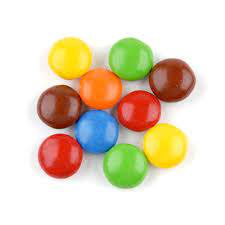
#> input picture getting_started_with_images/tracking1.jfif, 225 x 225 px
$ python 34.circle_detection_opencv.py
#> lines starting #> are read from the running program, lines starting #| are printed output that depends on the picture; after the words box and inside, x2 and y2 are one past the last pixel; in counts of white or black regions, pixels touching at a corner belong together
import cv2
import numpy as np

img= cv2.imread('tracking1.jfif')
#> img is the input picture: shape (225, 225, 3); mean B, G, R 193.3, 214.8, 227.2
output = img.copy()
gray = cv2.cvtColor(img, cv2.COLOR_BGR2GRAY)
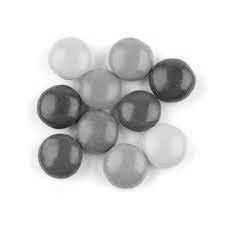
#> gray: shape (225, 225); min 14, max 255, mean 216
gray = cv2.medianBlur(gray, 5)
circles = cv2.HoughCircles(gray, cv2.HOUGH_GRADIENT,1, 20, param1=50, param2=30, minRadius=0, maxRadius=0)
#> circles = [[170.5, 82.5, 24.5], [60.5, 155.5, 22.1], [129.5, 59.5, 22.1], [139.5, 110.5, 21.1], [92.5, 131.5, 24.5], [101.5, 85.5, 23.9], [70.5, 59.5, 22.9], [59.5, 109.5, 24.3], [162.5, 146.5, 24], [126.5, 167.5, 20.7]]
detected_circles = np.uint16(np.around(circles))
#> detected_circles = [[170, 82, 24], [60, 156, 22], [130, 60, 22], [140, 110, 21], [92, 132, 24], [102, 86, 24], [70, 60, 23], [60, 110, 24], [162, 146, 24], [126, 168, 21]]
for (x, y, r) in detected_circles[0,:]:
    cv2.circle(output, (x,y), r, (0,255, 0), 3)
    cv2.circle(output, (x, y), 2, (0, 255, 255), 3)
#> this loop made 10 passes
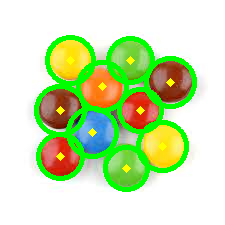
#> output: shape (225, 225, 3); 13.42% of pixels changed, all inside (x1, y1, x2, y2) = (34, 35, 197, 192)


cv2.imshow('output', output)
cv2.waitKey(0)
cv2.destroyAllWindows()
